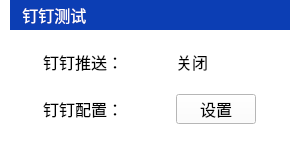
<?xml version="1.0" encoding="UTF-8"?>
<ui version="4.0">
 <class>DT_MainWid</class>
 <widget class="QWidget" name="DT_MainWid">
  <property name="geometry">
   <rect>
    <x>0</x>
    <y>0</y>
    <width>300</width>
    <height>157</height>
   </rect>
  </property>
  <property name="font">
   <font>
    <family>微软雅黑</family>
    <pointsize>12</pointsize>
   </font>
  </property>
  <property name="windowTitle">
   <string>Form</string>
  </property>
  <property name="styleSheet">
   <string notr="true">background-color: rgb(255, 255, 255);</string>
  </property>
  <layout class="QVBoxLayout" name="verticalLayout">
   <property name="spacing">
    <number>0</number>
   </property>
   <property name="leftMargin">
    <number>10</number>
   </property>
   <property name="topMargin">
    <number>0</number>
   </property>
   <property name="rightMargin">
    <number>10</number>
   </property>
   <property name="bottomMargin">
    <number>0</number>
   </property>
   <item>
    <widget class="QLabel" name="label_2">
     <property name="sizePolicy">
      <sizepolicy hsizetype="Expanding" vsizetype="Fixed">
       <horstretch>0</horstretch>
       <verstretch>0</verstretch>
      </sizepolicy>
     </property>
     <property name="minimumSize">
      <size>
       <width>224</width>
       <height>30</height>
      </size>
     </property>
     <property name="font">
      <font>
       <family>微软雅黑</family>
       <pointsize>12</pointsize>
      </font>
     </property>
     <property name="styleSheet">
      <string notr="true">background-color: rgb(12,62,180);
color:rgb(255,255,255);</string>
     </property>
     <property name="text">
      <string>   钉钉测试</string>
     </property>
    </widget>
   </item>
   <item>
    <widget class="QWidget" name="widget" native="true">
     <property name="sizePolicy">
      <sizepolicy hsizetype="Preferred" vsizetype="Preferred">
       <horstretch>0</horstretch>
       <verstretch>0</verstretch>
      </sizepolicy>
     </property>
     <property name="minimumSize">
      <size>
       <width>0</width>
       <height>0</height>
      </size>
     </property>
     <property name="maximumSize">
      <size>
       <width>16777215</width>
       <height>16777215</height>
      </size>
     </property>
     <property name="styleSheet">
      <string notr="true">background-color: rgb(255, 255, 255);</string>
     </property>
     <layout class="QGridLayout" name="gridLayout">
      <property name="leftMargin">
       <number>0</number>
      </property>
      <property name="topMargin">
       <number>0</number>
      </property>
      <property name="rightMargin">
       <number>0</number>
      </property>
      <property name="bottomMargin">
       <number>30</number>
      </property>
      <property name="spacing">
       <number>0</number>
      </property>
      <item row="1" column="0">
       <widget class="QLabel" name="label_3">
        <property name="sizePolicy">
         <sizepolicy hsizetype="Fixed" vsizetype="Preferred">
          <horstretch>0</horstretch>
          <verstretch>0</verstretch>
         </sizepolicy>
        </property>
        <property name="minimumSize">
         <size>
          <width>100</width>
          <height>0</height>
         </size>
        </property>
        <property name="maximumSize">
         <size>
          <width>100</width>
          <height>16777215</height>
         </size>
        </property>
        <property name="font">
         <font>
          <family>微软雅黑</family>
          <pointsize>12</pointsize>
         </font>
        </property>
        <property name="text">
         <string>钉钉配置：</string>
        </property>
       </widget>
      </item>
      <item row="0" column="1">
       <widget class="QLabel" name="statusLab">
        <property name="sizePolicy">
         <sizepolicy hsizetype="Fixed" vsizetype="Preferred">
          <horstretch>0</horstretch>
          <verstretch>0</verstretch>
         </sizepolicy>
        </property>
        <property name="minimumSize">
         <size>
          <width>80</width>
          <height>20</height>
         </size>
        </property>
        <property name="maximumSize">
         <size>
          <width>80</width>
          <height>60</height>
         </size>
        </property>
        <property name="font">
         <font>
          <family>微软雅黑</family>
          <pointsize>12</pointsize>
         </font>
        </property>
        <property name="text">
         <string>关闭</string>
        </property>
       </widget>
      </item>
      <item row="1" column="1">
       <widget class="QPushButton" name="btn">
        <property name="sizePolicy">
         <sizepolicy hsizetype="Fixed" vsizetype="Preferred">
          <horstretch>0</horstretch>
          <verstretch>0</verstretch>
         </sizepolicy>
        </property>
        <property name="minimumSize">
         <size>
          <width>80</width>
          <height>20</height>
         </size>
        </property>
        <property name="maximumSize">
         <size>
          <width>80</width>
          <height>30</height>
         </size>
        </property>
        <property name="font">
         <font>
          <family>微软雅黑</family>
          <pointsize>12</pointsize>
         </font>
        </property>
        <property name="text">
         <string>设置</string>
        </property>
       </widget>
      </item>
      <item row="0" column="0">
       <widget class="QLabel" name="label">
        <property name="sizePolicy">
         <sizepolicy hsizetype="Fixed" vsizetype="Preferred">
          <horstretch>0</horstretch>
          <verstretch>0</verstretch>
         </sizepolicy>
        </property>
        <property name="minimumSize">
         <size>
          <width>100</width>
          <height>0</height>
         </size>
        </property>
        <property name="maximumSize">
         <size>
          <width>100</width>
          <height>16777215</height>
         </size>
        </property>
        <property name="font">
         <font>
          <family>微软雅黑</family>
          <pointsize>12</pointsize>
         </font>
        </property>
        <property name="text">
         <string>钉钉推送：</string>
        </property>
       </widget>
      </item>
     </layout>
    </widget>
   </item>
  </layout>
 </widget>
 <resources/>
 <connections/>
</ui>
